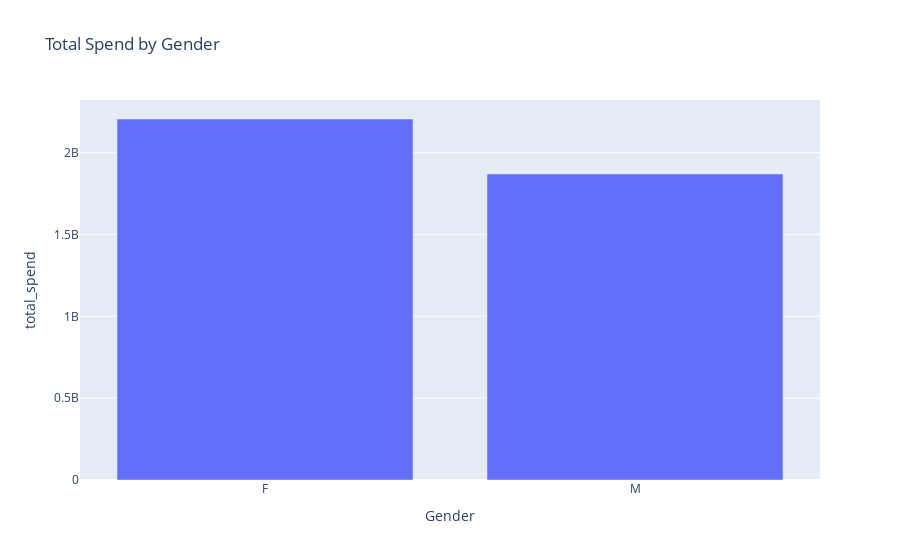

The notebook cell this image was saved under:
### Markdown cell above
Spending Habits by Gender

### Code cell
gender_stats = ( df.groupby("Gender")
 .agg(total_spend=("Amount","sum"),
avg_ticket=("Amount","mean"),
 txns=("Amount","size"))
.reset_index()
)
gender_stats

px.bar(gender_stats, x="Gender", y="total_spend", title="Total Spend by Gender")

### Figure 1 — Plotly figure (JSON) as saved in the notebook; plotly's stock layout.template omitted (floating-point values rounded to 4 significant figures)
{"data": [{"hovertemplate": "Gender=%{x}<br>total_spend=%{y}<extra></extra>", "legendgroup": "", "marker": {"color": "#636efa", "pattern": {"shape": ""}}, "name": "", "orientation": "v", "showlegend": false, "textposition": "auto", "type": "bar", "x": ["F", "M"], "xaxis": "x", "y": [2205311030, 1869522343], "yaxis": "y"}], "layout": {"barmode": "relative", "legend": {"tracegroupgap": 0}, "title": {"text": "Total Spend by Gender"}, "xaxis": {"anchor": "y", "domain": [0, 1], "title": {"text": "Gender"}}, "yaxis": {"anchor": "x", "domain": [0, 1], "title": {"text": "total_spend"}}}}
